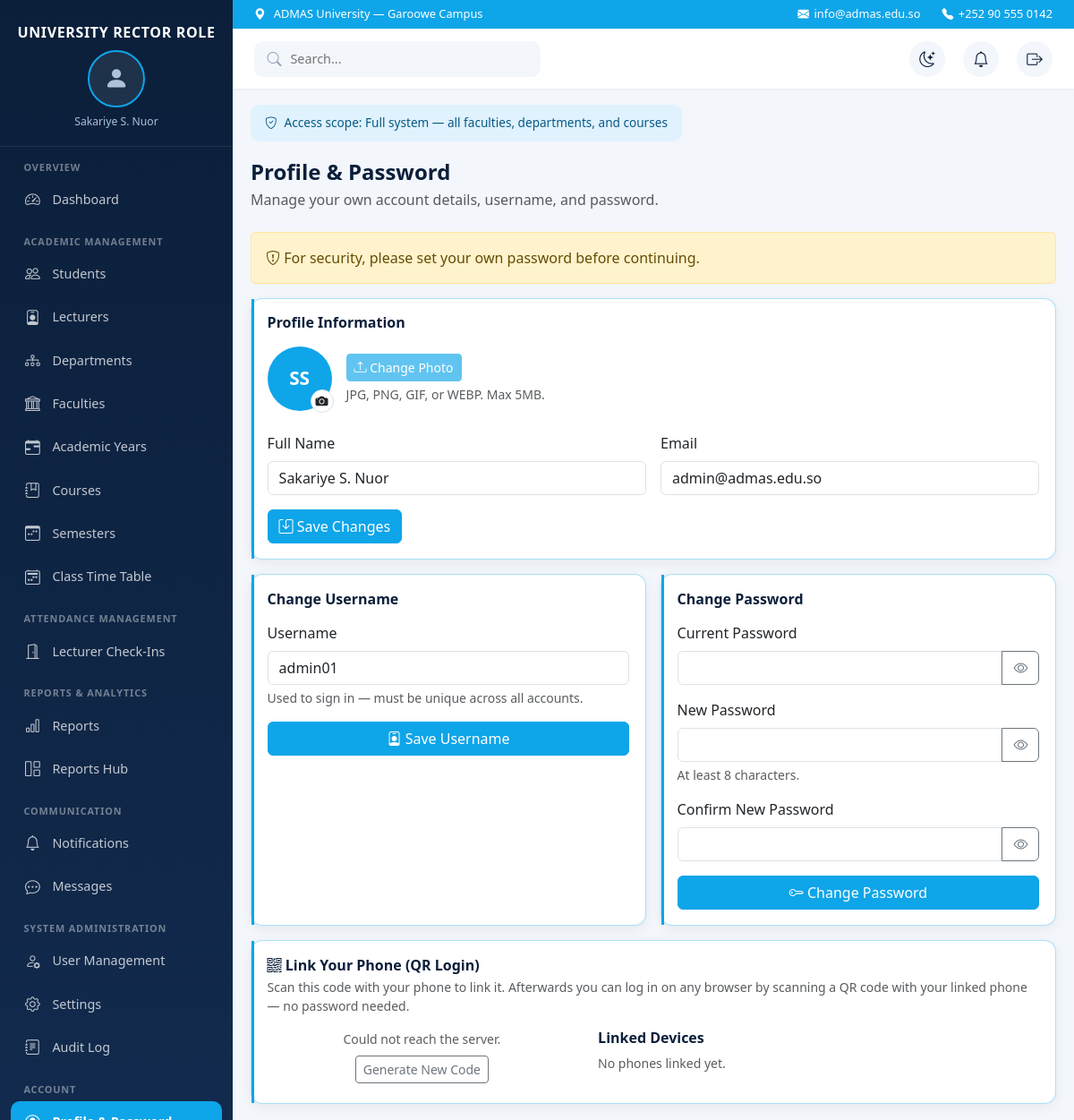
Screenshot of /admin/profile.php (signed in) with the database file from the repository.
### tables this page shows
CREATE TABLE users (
  id             INT UNSIGNED PRIMARY KEY AUTO_INCREMENT,
  username       VARCHAR(60)  NOT NULL UNIQUE,
  password_hash  VARCHAR(255) NOT NULL,       
  full_name      VARCHAR(150) NOT NULL,
  email          VARCHAR(150) NULL UNIQUE,
  photo_path     VARCHAR(255) NULL,           
  role_id        TINYINT UNSIGNED NOT NULL,
  faculty_id     INT UNSIGNED NULL,           
  status         ENUM('active','inactive') NOT NULL DEFAULT 'active',
  must_change_password TINYINT(1) NOT NULL DEFAULT 1,  
  last_login_at  DATETIME NULL,
  created_at     TIMESTAMP DEFAULT CURRENT_TIMESTAMP,
  updated_at     TIMESTAMP DEFAULT CURRENT_TIMESTAMP ON UPDATE CURRENT_TIMESTAMP,
  CONSTRAINT fk_users_role
    FOREIGN KEY (role_id) REFERENCES roles(id),
  CONSTRAINT fk_users_faculty
    FOREIGN KEY (faculty_id) REFERENCES faculties(id) ON DELETE SET NULL
);

### includes/auth.php (called while the page is built, shortened)
<?php
require_once __DIR__ . '/nav_items.php';
function current_user(): ?array
{
    $conn = db();
    $stmt = $conn->prepare('SELECT id, username, full_name, email, photo_path, role_id, faculty_id, status FROM users WHERE id = ?');
    $stmt->bind_param('i', $_SESSION['user_id']);
    $stmt->execute();
    $result = $stmt->get_result();
    $user = $result->fetch_assoc();
    return $user ?: null;
}
function current_role(): string
{
    return (string) ($_SESSION['role'] ?? '');
}

### includes/nav_items.php (called while the page is built, shortened)
<?php
function role_folder(string $role): string
{
    $folders = [
        'university_rector' => 'admin',
        'head_academic' => 'head_academic',
        'registration' => 'registration',
        'dean' => 'dean',
        'lecturer' => 'lecturer',
        'student' => 'student',
    ];
    return $folders[$role] ?? '';
}
function role_label(string $role): string
{
    $labels = [
        'university_rector' => 'University Rector',
        'head_academic' => 'Head of Academic Affairs',
        'registration' => 'Registration Office',
        'dean' => 'Dean',
        'lecturer' => 'Lecturer',
        'student' => 'Student',
    ];
    return $labels[$role] ?? $role;
}

### admin/profile.php (the view, shortened to what this page needs)
<?php
require_once __DIR__ . '/../includes/auth.php';
require_once __DIR__ . '/../includes/nav_items.php';
$conn = db();
$currentUser = current_user();
$currentUserId = (int) $currentUser['id'];
$linkedDevicesStmt = $conn->prepare(
    'SELECT id, device_label, paired_at, last_used_at FROM paired_devices
     WHERE user_id = ? AND revoked_at IS NULL ORDER BY paired_at DESC'
);
$linkedDevicesStmt->bind_param('i', $currentUserId);
$linkedDevicesStmt->execute();
$linkedDevices = $linkedDevicesStmt->get_result()->fetch_all(MYSQLI_ASSOC);
$profileFormValues = [
    'full_name' => (string) $currentUser['full_name'],
    'email' => (string) ($currentUser['email'] ?? ''),
];
$usernameFormValues = [
    'new_username' => (string) $currentUser['username'],
];
?>
<!DOCTYPE html>
<html lang="en">
<head>
    <link href="https://cdn.jsdelivr.net/npm/bootstrap@5.3.3/dist/css/bootstrap.min.css" rel="stylesheet">
    <link href="https://cdn.jsdelivr.net/npm/bootstrap-icons@1.11.3/font/bootstrap-icons.min.css" rel="stylesheet">
    <link href="<?= htmlspecialchars(BASE_URL) ?>/assets/css/app.css" rel="stylesheet">
</head>
<body>
    <?php include __DIR__ . '/../includes/sidebar.php'; ?>
    <div class="main-content">
        <?php include __DIR__ . '/../includes/topbar.php'; ?>
        <div class="page-body">
            <div class="scope-banner">
                <i class="bi bi-shield-check"></i>
                Access scope: Full system — all faculties, departments, and courses
            </div>
            <div class="d-flex justify-content-between align-items-start flex-wrap gap-2 mb-4">
                <div>
                    <h4 class="fw-bold mb-1" style="color: var(--admas-text);">Profile &amp; Password</h4>
                    <p class="text-muted mb-0">Manage your own account details, username, and password.</p>
                </div>
            </div>
            <?php if (!empty($_SESSION['must_change_password'])): ?>
                <div class="alert alert-warning" role="alert">
                    <i class="bi bi-shield-exclamation"></i>
                    For security, please set your own password before continuing.
                </div>
            <?php endif; ?>
            <div class="admas-card p-4 mb-3">
                <h6 class="fw-bold mb-3" style="color: var(--admas-text);">Profile Information</h6>
                <form method="post" enctype="multipart/form-data" action="<?= htmlspecialchars(BASE_URL) ?>/admin/profile.php" class="d-flex align-items-center gap-3 mb-4">
                    <div class="position-relative" style="width: 72px; height: 72px;">
                        <?php if (!empty($currentUser['photo_path'])): ?>
                            <img id="profilePhotoPreview" class="rounded-circle" width="72" height="72" style="width: 72px; height: 72px; object-fit: cover; border: 2px solid var(--admas-sky);"
                                 src="<?= htmlspecialchars(BASE_URL) ?>/uploads/profile_photos/<?= htmlspecialchars((string) $currentUser['photo_path']) ?>" alt="">
                        <?php else: ?>
                            <div id="profilePhotoPreview" class="d-flex align-items-center justify-content-center rounded-circle"
                                 style="width: 72px; height: 72px; background: var(--admas-sky); color: #fff; font-weight: 700; font-size: 1.3rem;">
                                <?= htmlspecialchars($initials) ?>
                            </div>
                        <?php endif; ?>
                        <label for="profilePhotoInput" class="d-flex align-items-center justify-content-center position-absolute rounded-circle bg-white border"
                               style="width: 26px; height: 26px; bottom: -2px; right: -2px; cursor: pointer;" title="Change photo">
                            <i class="bi bi-camera-fill small"></i>
                        </label>
                    </div>
                    <div>
                        <button type="submit" id="profilePhotoSaveBtn" class="btn btn-primary btn-sm" style="background-color: var(--admas-sky); border-color: var(--admas-sky);" disabled>
                            <i class="bi bi-upload"></i> Change Photo
                        </button>
                        <div class="form-text mb-0">JPG, PNG, GIF, or WEBP. Max 5MB.</div>
                    </div>
                </form>
                <form method="post" action="<?= htmlspecialchars(BASE_URL) ?>/admin/profile.php" class="row g-3">
                    <div class="col-md-6">
                        <label for="fullNameInput" class="form-label">Full Name</label>
                        <input type="text" class="form-control" id="fullNameInput" name="full_name" maxlength="150" required
                               value="<?= htmlspecialchars($profileFormValues['full_name']) ?>">
                    </div>
                    <div class="col-md-6">
                        <label for="emailInput" class="form-label">Email</label>
                        <input type="email" class="form-control" id="emailInput" name="email" maxlength="150"
                               value="<?= htmlspecialchars($profileFormValues['email']) ?>">
                    </div>
                    <div class="col-12">
                        <button type="submit" class="btn btn-primary" style="background-color: var(--admas-sky); border-color: var(--admas-sky);">
                            <i class="bi bi-save"></i> Save Changes
                        </button>
                    </div>
                </form>
            </div>
            <div class="row g-3">
                <div class="col-lg-6">
                    <div class="admas-card p-4 h-100">
                        <h6 class="fw-bold mb-3" style="color: var(--admas-text);">Change Username</h6>
                        <form method="post" action="<?= htmlspecialchars(BASE_URL) ?>/admin/profile.php">
                            <div class="mb-3">
                                <label for="newUsernameInput" class="form-label">Username</label>
                                <input type="text" class="form-control" id="newUsernameInput" name="new_username" maxlength="60" required
                                       value="<?= htmlspecialchars($usernameFormValues['new_username']) ?>">
                                <div class="form-text">Used to sign in — must be unique across all accounts.</div>
                            </div>
                            <button type="submit" class="btn btn-primary w-100" style="background-color: var(--admas-sky); border-color: var(--admas-sky);">
                                <i class="bi bi-person-badge"></i> Save Username
                            </button>
                        </form>
                    </div>
                </div>
                <div class="col-lg-6">
                    <div class="admas-card p-4 h-100">
                        <h6 class="fw-bold mb-3" style="color: var(--admas-text);">Change Password</h6>
                        <form method="post" action="<?= htmlspecialchars(BASE_URL) ?>/admin/profile.php">
                            <div class="mb-3">
                                <label for="currentPasswordInput" class="form-label">Current Password</label>
                                <div class="input-group">
                                    <input type="password" class="form-control" id="currentPasswordInput" name="current_password" required>
                                    <button class="btn btn-outline-secondary toggle-password" type="button" data-target="currentPasswordInput" aria-label="Show password">
                                        <i class="bi bi-eye"></i>
                                    </button>
                                </div>
                            </div>
                            <div class="mb-3">
                                <label for="newPasswordInput" class="form-label">New Password</label>
                                <div class="input-group">
                                    <input type="password" class="form-control" id="newPasswordInput" name="new_password" minlength="8" required>
                                    <button class="btn btn-outline-secondary toggle-password" type="button" data-target="newPasswordInput" aria-label="Show password">
                                        <i class="bi bi-eye"></i>
                                    </button>
                                </div>
                                <div class="form-text">At least 8 characters.</div>
                            </div>
                            <div class="mb-3">
                                <label for="confirmNewPasswordInput" class="form-label">Confirm New Password</label>
                                <div class="input-group">
                                    <input type="password" class="form-control" id="confirmNewPasswordInput" name="confirm_new_password" minlength="8" required>
                                    <button class="btn btn-outline-secondary toggle-password" type="button" data-target="confirmNewPasswordInput" aria-label="Show password">
                                        <i class="bi bi-eye"></i>
                                    </button>
                                </div>
                            </div>
                            <button type="submit" class="btn btn-primary w-100" style="background-color: var(--admas-sky); border-color: var(--admas-sky);">
                                <i class="bi bi-key"></i> Change Password
                            </button>
                        </form>
                    </div>
                </div>
            </div>
            <div class="admas-card p-4 mt-3">
                <h6 class="fw-bold mb-1" style="color: var(--admas-text);"><i class="bi bi-qr-code"></i> Link Your Phone (QR Login)</h6>
                <p class="text-muted small mb-3">Scan this code with your phone to link it. Afterwards you can log in on any browser by scanning a QR code with your linked phone — no password needed.</p>
                <div class="row g-4">
                    <div class="col-md-5 text-center">
                        <div id="qrPairLoading" class="text-muted small">&nbsp;</div>
                        <button type="button" id="qrPairRefreshBtn" class="btn btn-sm btn-outline-secondary mt-2 d-none">Generate New Code</button>
                    </div>
                    <div class="col-md-7">
                        <h6 class="fw-bold mb-2" style="color: var(--admas-text);">Linked Devices</h6>
                        <?php if (empty($linkedDevices)): ?>
                            <p class="text-muted small">No phones linked yet.</p>
                        <?php endif; ?>
                    </div>
                </div>
            </div>
        </div>
    </div>
</body>
</html>

### includes/sidebar.php (shortened to what this page needs)
<?php
$activeRole = current_role();
$activeFolder = role_folder($activeRole);
$activeScript = basename((string) ($_SERVER['SCRIPT_NAME'] ?? ''));
$sidebarRoleLabel = role_label($activeRole) . ' Role';
$sidebarUserName = trim((string) ($currentUser['full_name'] ?? ''));
$sidebarPhotoPath = (string) ($currentUser['photo_path'] ?? '');
?>
<aside class="sidebar">
    <div class="sidebar-profile">
        <span class="sidebar-profile-role"><?= htmlspecialchars($sidebarRoleLabel) ?></span>
        <?php if ($sidebarPhotoPath !== ''): ?>
            <img class="sidebar-profile-photo" width="64" height="64"
                 src="<?= htmlspecialchars(BASE_URL) ?>/uploads/profile_photos/<?= htmlspecialchars($sidebarPhotoPath) ?>" alt="">
        <?php else: ?>
            <div class="sidebar-profile-photo-fallback"><i class="bi bi-person-fill"></i></div>
        <?php endif; ?>
        <span class="sidebar-profile-name"><?= htmlspecialchars($sidebarUserName !== '' ? $sidebarUserName : $sidebarRoleLabel) ?></span>
    </div>
    <nav class="sidebar-nav">
        <?php $sidebarLastGroup = null; ?>
        <?php foreach (nav_items() as $item): ?>
            <?php if (in_array($activeRole, $item['roles'], true)): ?>
                <?php if (($item['group'] ?? null) !== $sidebarLastGroup): ?>
                    <?php $sidebarLastGroup = $item['group']; ?>
                    <div class="sidebar-group-title"><?= htmlspecialchars($sidebarLastGroup) ?></div>
                <?php endif; ?>
                <?php $itemHref = $item['path'] ?? ($activeFolder . '/' . $item['file']); ?>
                <a href="<?= htmlspecialchars(BASE_URL . '/' . $itemHref) ?>"
                   class="sidebar-link<?= $activeScript === $item['file'] ? ' active' : '' ?><?= $item['file'] === 'logout.php' ? ' sidebar-link-logout' : '' ?>">
                    <i class="bi <?= htmlspecialchars($item['icon']) ?>"></i>
                    <span><?= htmlspecialchars($item['label']) ?></span>
                </a>
            <?php endif; ?>
        <?php endforeach; ?>
    </nav>
</aside>

### rows the page displays
users: full_name "Sakariye S. Nuor", email "admin@admas.edu.so", new_username "admin01"

### other values shown
$sidebarRoleLabel "UNIVERSITY RECTOR ROLE"
$sidebarLastGroup "OVERVIEW"
$item['label'] "Dashboard"
$sidebarLastGroup "ACADEMIC MANAGEMENT"
$item['label'] "Students"
$item['label'] "Lecturers"
$item['label'] "Departments"
$item['label'] "Faculties"
$item['label'] "Academic Years"
$item['label'] "Courses"
$item['label'] "Semesters"
$item['label'] "Class Time Table"
$sidebarLastGroup "ATTENDANCE MANAGEMENT"
$item['label'] "Lecturer Check-Ins"
$sidebarLastGroup "REPORTS & ANALYTICS"
